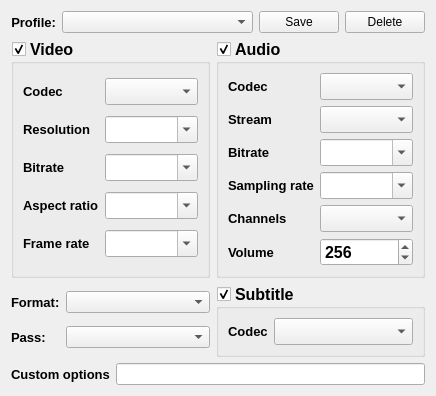
     <widget class="QWidget" name="tab_3">
      <attribute name="title">
       <string>Options</string>
      </attribute>
      <layout class="QGridLayout" name="gridLayout_5">
       <item row="1" column="0">
        <widget class="QGroupBox" name="groupBox">
         <property name="font">
          <font>
           <pointsize>12</pointsize>
           <weight>75</weight>
           <bold>true</bold>
          </font>
         </property>
         <property name="title">
          <string>Video</string>
         </property>
         <property name="checkable">
          <bool>true</bool>
         </property>
         <layout class="QGridLayout" name="gridLayout_2">
          <item row="0" column="0">
           <widget class="QLabel" name="label_15">
            <property name="sizePolicy">
             <sizepolicy hsizetype="Maximum" vsizetype="Preferred">
              <horstretch>0</horstretch>
              <verstretch>0</verstretch>
             </sizepolicy>
            </property>
            <property name="font">
             <font>
              <pointsize>10</pointsize>
              <weight>75</weight>
              <bold>true</bold>
             </font>
            </property>
            <property name="text">
             <string>Codec</string>
            </property>
           </widget>
          </item>
          <item row="0" column="1">
           <widget class="QComboBox" name="comboBox">
            <property name="sizePolicy">
             <sizepolicy hsizetype="Preferred" vsizetype="Fixed">
              <horstretch>0</horstretch>
              <verstretch>0</verstretch>
             </sizepolicy>
            </property>
            <property name="editable">
             <bool>false</bool>
            </property>
           </widget>
          </item>
          <item row="1" column="0">
           <widget class="QLabel" name="label_3">
            <property name="sizePolicy">
             <sizepolicy hsizetype="Maximum" vsizetype="Preferred">
              <horstretch>0</horstretch>
              <verstretch>0</verstretch>
             </sizepolicy>
            </property>
            <property name="font">
             <font>
              <pointsize>10</pointsize>
             </font>
            </property>
            <property name="text">
             <string>Resolution</string>
            </property>
           </widget>
          </item>
          <item row="1" column="1">
           <widget class="QComboBox" name="comboBox_2">
            <property name="editable">
             <bool>true</bool>
            </property>
           </widget>
          </item>
          <item row="2" column="0">
           <widget class="QLabel" name="label_14">
            <property name="sizePolicy">
             <sizepolicy hsizetype="Maximum" vsizetype="Preferred">
              <horstretch>0</horstretch>
              <verstretch>0</verstretch>
             </sizepolicy>
            </property>
            <property name="font">
             <font>
              <pointsize>10</pointsize>
             </font>
            </property>
            <property name="text">
             <string>Bitrate</string>
            </property>
           </widget>
          </item>
          <item row="2" column="1">
           <widget class="QComboBox" name="comboBox_3">
            <property name="editable">
             <bool>true</bool>
            </property>
           </widget>
          </item>
          <item row="3" column="0">
           <widget class="QLabel" name="label_31">
            <property name="sizePolicy">
             <sizepolicy hsizetype="Maximum" vsizetype="Preferred">
              <horstretch>0</horstretch>
              <verstretch>0</verstretch>
             </sizepolicy>
            </property>
            <property name="font">
             <font>
              <pointsize>10</pointsize>
             </font>
            </property>
            <property name="text">
             <string>Aspect ratio</string>
            </property>
           </widget>
          </item>
          <item row="3" column="1">
           <widget class="QComboBox" name="comboBox_9">
            <property name="editable">
             <bool>true</bool>
            </property>
           </widget>
          </item>
          <item row="4" column="0">
           <widget class="QLabel" name="label_45">
            <property name="sizePolicy">
             <sizepolicy hsizetype="Maximum" vsizetype="Preferred">
              <horstretch>0</horstretch>
              <verstretch>0</verstretch>
             </sizepolicy>
            </property>
            <property name="font">
             <font>
              <pointsize>10</pointsize>
             </font>
            </property>
            <property name="text">
             <string>Frame rate</string>
            </property>
           </widget>
          </item>
          <item row="4" column="1">
           <widget class="QComboBox" name="comboBox_11">
            <property name="editable">
             <bool>true</bool>
            </property>
           </widget>
          </item>
         </layout>
        </widget>
       </item>
       <item row="1" column="1">
        <widget class="QGroupBox" name="groupBox_2">
         <property name="font">
          <font>
           <pointsize>12</pointsize>
           <weight>75</weight>
           <bold>true</bold>
          </font>
         </property>
         <property name="title">
          <string>Audio</string>
         </property>
         <property name="checkable">
          <bool>true</bool>
         </property>
         <layout class="QGridLayout" name="gridLayout_3">
          <item row="0" column="0">
           <widget class="QLabel" name="label_17">
            <property name="sizePolicy">
             <sizepolicy hsizetype="Maximum" vsizetype="Preferred">
              <horstretch>0</horstretch>
              <verstretch>0</verstretch>
             </sizepolicy>
            </property>
            <property name="font">
             <font>
              <pointsize>10</pointsize>
              <weight>75</weight>
              <bold>true</bold>
             </font>
            </property>
            <property name="text">
             <string>Codec</string>
            </property>
           </widget>
          </item>
          <item row="0" column="1">
           <widget class="QComboBox" name="comboBox_5"/>
          </item>
          <item row="1" column="0">
           <widget class="QLabel" name="label_43">
            <property name="sizePolicy">
             <sizepolicy hsizetype="Maximum" vsizetype="Preferred">
              <horstretch>0</horstretch>
              <verstretch>0</verstretch>
             </sizepolicy>
            </property>
            <property name="font">
             <font>
              <pointsize>10</pointsize>
             </font>
            </property>
            <property name="text">
             <string>Stream</string>
            </property>
           </widget>
          </item>
          <item row="1" column="1">
           <widget class="QComboBox" name="comboBox_10"/>
          </item>
          <item row="2" column="0">
           <widget class="QLabel" name="label_16">
            <property name="sizePolicy">
             <sizepolicy hsizetype="Maximum" vsizetype="Preferred">
              <horstretch>0</horstretch>
              <verstretch>0</verstretch>
             </sizepolicy>
            </property>
            <property name="font">
             <font>
              <pointsize>10</pointsize>
             </font>
            </property>
            <property name="text">
             <string>Bitrate</string>
            </property>
           </widget>
          </item>
          <item row="2" column="1">
           <widget class="QComboBox" name="comboBox_4">
            <property name="editable">
             <bool>true</bool>
            </property>
           </widget>
          </item>
          <item row="3" column="0">
           <widget class="QLabel" name="label_21">
            <property name="sizePolicy">
             <sizepolicy hsizetype="Maximum" vsizetype="Preferred">
              <horstretch>0</horstretch>
              <verstretch>0</verstretch>
             </sizepolicy>
            </property>
            <property name="font">
             <font>
              <pointsize>10</pointsize>
             </font>
            </property>
            <property name="text">
             <string>Sampling rate</string>
            </property>
           </widget>
          </item>
          <item row="3" column="1">
           <widget class="QComboBox" name="comboBox_8">
            <property name="editable">
             <bool>true</bool>
            </property>
           </widget>
          </item>
          <item row="4" column="0">
           <widget class="QLabel" name="label_46">
            <property name="sizePolicy">
             <sizepolicy hsizetype="Maximum" vsizetype="Preferred">
              <horstretch>0</horstretch>
              <verstretch>0</verstretch>
             </sizepolicy>
            </property>
            <property name="font">
             <font>
              <pointsize>10</pointsize>
             </font>
            </property>
            <property name="text">
             <string>Channels</string>
            </property>
           </widget>
          </item>
          <item row="4" column="1">
           <widget class="QComboBox" name="comboBox_12"/>
          </item>
          <item row="5" column="0">
           <widget class="QLabel" name="label_49">
            <property name="sizePolicy">
             <sizepolicy hsizetype="Maximum" vsizetype="Preferred">
              <horstretch>0</horstretch>
              <verstretch>0</verstretch>
             </sizepolicy>
            </property>
            <property name="font">
             <font>
              <pointsize>10</pointsize>
             </font>
            </property>
            <property name="text">
             <string>Volume</string>
            </property>
           </widget>
          </item>
          <item row="5" column="1">
           <widget class="QSpinBox" name="spinBox">
            <property name="font">
             <font>
              <pointsize>12</pointsize>
              <weight>75</weight>
              <bold>true</bold>
             </font>
            </property>
            <property name="maximum">
             <number>9999</number>
            </property>
            <property name="value">
             <number>256</number>
            </property>
           </widget>
          </item>
         </layout>
        </widget>
       </item>
       <item row="2" column="0">
        <layout class="QGridLayout" name="gridLayout_4">
         <item row="0" column="0">
          <widget class="QLabel" name="label_19">
           <property name="sizePolicy">
            <sizepolicy hsizetype="Maximum" vsizetype="Preferred">
             <horstretch>0</horstretch>
             <verstretch>0</verstretch>
            </sizepolicy>
           </property>
           <property name="font">
            <font>
             <pointsize>10</pointsize>
             <weight>75</weight>
             <bold>true</bold>
            </font>
           </property>
           <property name="text">
            <string>Format:</string>
           </property>
          </widget>
         </item>
         <item row="0" column="1">
          <widget class="QComboBox" name="comboBox_6"/>
         </item>
         <item row="1" column="0">
          <widget class="QLabel" name="label_50">
           <property name="sizePolicy">
            <sizepolicy hsizetype="Maximum" vsizetype="Preferred">
             <horstretch>0</horstretch>
             <verstretch>0</verstretch>
            </sizepolicy>
           </property>
           <property name="font">
            <font>
             <pointsize>10</pointsize>
             <weight>75</weight>
             <bold>true</bold>
            </font>
           </property>
           <property name="text">
            <string>Pass:</string>
           </property>
          </widget>
         </item>
         <item row="1" column="1">
          <widget class="QComboBox" name="comboBox_14">
           <item>
            <property name="text">
             <string/>
            </property>
           </item>
           <item>
            <property name="text">
             <string>1</string>
            </property>
           </item>
           <item>
            <property name="text">
             <string>2</string>
            </property>
           </item>
          </widget>
         </item>
        </layout>
       </item>
       <item row="2" column="1">
        <widget class="QGroupBox" name="groupBox_3">
         <property name="font">
          <font>
           <pointsize>12</pointsize>
           <weight>75</weight>
           <bold>true</bold>
          </font>
         </property>
         <property name="title">
          <string>Subtitle</string>
         </property>
         <property name="checkable">
          <bool>true</bool>
         </property>
         <layout class="QHBoxLayout" name="horizontalLayout_2">
          <item>
           <widget class="QLabel" name="label_20">
            <property name="sizePolicy">
             <sizepolicy hsizetype="Maximum" vsizetype="Preferred">
              <horstretch>0</horstretch>
              <verstretch>0</verstretch>
             </sizepolicy>
            </property>
            <property name="font">
             <font>
              <pointsize>10</pointsize>
              <weight>75</weight>
              <bold>true</bold>
             </font>
            </property>
            <property name="text">
             <string>Codec</string>
            </property>
           </widget>
          </item>
          <item>
           <widget class="QComboBox" name="comboBox_7"/>
          </item>
         </layout>
        </widget>
       </item>
       <item row="3" column="0" colspan="2">
        <layout class="QHBoxLayout" name="horizontalLayout_3">
         <item>
          <widget class="QLabel" name="label_48">
           <property name="sizePolicy">
            <sizepolicy hsizetype="Maximum" vsizetype="Preferred">
             <horstretch>0</horstretch>
             <verstretch>0</verstretch>
            </sizepolicy>
           </property>
           <property name="font">
            <font>
             <pointsize>10</pointsize>
             <weight>75</weight>
             <bold>true</bold>
            </font>
           </property>
           <property name="text">
            <string>Custom options</string>
           </property>
          </widget>
         </item>
         <item>
          <widget class="QLineEdit" name="lineEdit_4"/>
         </item>
        </layout>
       </item>
       <item row="0" column="0" colspan="2">
        <layout class="QHBoxLayout" name="horizontalLayout">
         <property name="spacing">
          <number>6</number>
         </property>
         <item>
          <widget class="QLabel" name="label_47">
           <property name="sizePolicy">
            <sizepolicy hsizetype="Maximum" vsizetype="Preferred">
             <horstretch>0</horstretch>
             <verstretch>0</verstretch>
            </sizepolicy>
           </property>
           <property name="font">
            <font>
             <pointsize>10</pointsize>
             <weight>75</weight>
             <bold>true</bold>
            </font>
           </property>
           <property name="text">
            <string>Profile:</string>
           </property>
           <property name="alignment">
            <set>Qt::AlignRight|Qt::AlignTrailing|Qt::AlignVCenter</set>
           </property>
          </widget>
         </item>
         <item>
          <widget class="QComboBox" name="comboBox_13"/>
         </item>
         <item>
          <widget class="QPushButton" name="pushButton_6">
           <property name="sizePolicy">
            <sizepolicy hsizetype="Maximum" vsizetype="Fixed">
             <horstretch>0</horstretch>
             <verstretch>0</verstretch>
            </sizepolicy>
           </property>
           <property name="text">
            <string>Save</string>
           </property>
          </widget>
         </item>
         <item>
          <widget class="QPushButton" name="pushButton_7">
           <property name="sizePolicy">
            <sizepolicy hsizetype="Maximum" vsizetype="Fixed">
             <horstretch>0</horstretch>
             <verstretch>0</verstretch>
            </sizepolicy>
           </property>
           <property name="text">
            <string>Delete</string>
           </property>
          </widget>
         </item>
        </layout>
       </item>
      </layout>
     </widget>
